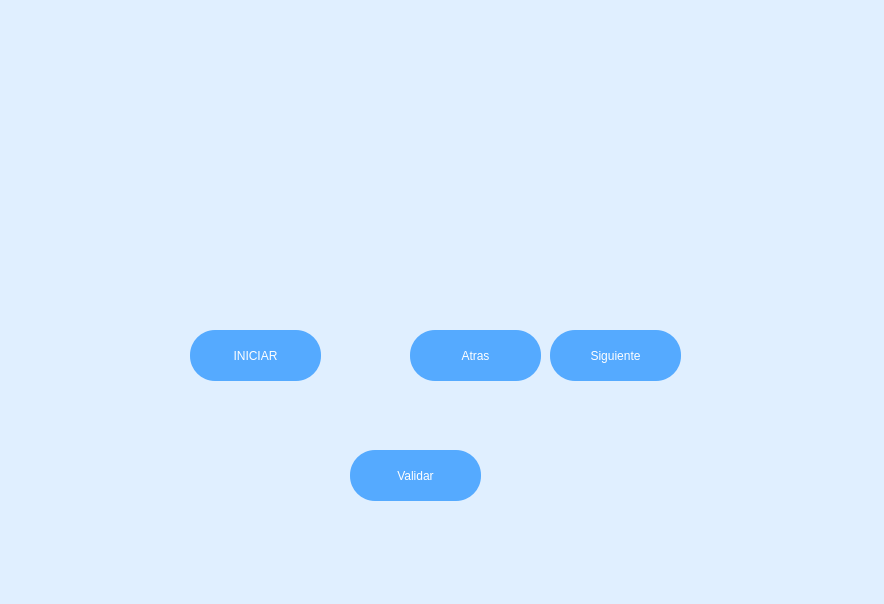
<?xml version="1.0" encoding="UTF-8"?>
<ui version="4.0">
 <class>MainWindow</class>
 <widget class="QMainWindow" name="MainWindow">
  <property name="geometry">
   <rect>
    <x>0</x>
    <y>0</y>
    <width>884</width>
    <height>604</height>
   </rect>
  </property>
  <property name="windowTitle">
   <string>MainWindow</string>
  </property>
  <property name="styleSheet">
   <string notr="true">background-color: rgb(224, 239, 255);</string>
  </property>
  <widget class="QWidget" name="centralwidget">
   <widget class="QPushButton" name="btn_iniciar">
    <property name="geometry">
     <rect>
      <x>190</x>
      <y>330</y>
      <width>131</width>
      <height>51</height>
     </rect>
    </property>
    <property name="styleSheet">
     <string notr="true">background-color: rgb(85, 170, 255);
color: rgb(255, 255, 255);
border-radius: 25px;</string>
    </property>
    <property name="text">
     <string>INICIAR</string>
    </property>
   </widget>
   <widget class="QLabel" name="imagenPc">
    <property name="geometry">
     <rect>
      <x>150</x>
      <y>160</y>
      <width>231</width>
      <height>161</height>
     </rect>
    </property>
    <property name="text">
     <string/>
    </property>
    <property name="pixmap">
     <pixmap resource="../recursos.qrc">:/Variadas/Imagenes/Eduardo.jpg</pixmap>
    </property>
    <property name="scaledContents">
     <bool>true</bool>
    </property>
   </widget>
   <widget class="QLabel" name="imagenUsu">
    <property name="geometry">
     <rect>
      <x>440</x>
      <y>160</y>
      <width>231</width>
      <height>161</height>
     </rect>
    </property>
    <property name="text">
     <string/>
    </property>
    <property name="pixmap">
     <pixmap resource="../recursos.qrc">:/Variadas/Imagenes/Eduardo.jpg</pixmap>
    </property>
    <property name="scaledContents">
     <bool>true</bool>
    </property>
   </widget>
   <widget class="QPushButton" name="btn_validar">
    <property name="geometry">
     <rect>
      <x>350</x>
      <y>450</y>
      <width>131</width>
      <height>51</height>
     </rect>
    </property>
    <property name="styleSheet">
     <string notr="true">background-color: rgb(85, 170, 255);
color: rgb(255, 255, 255);
border-radius: 25px;</string>
    </property>
    <property name="text">
     <string>Validar</string>
    </property>
   </widget>
   <widget class="QPushButton" name="btn_atras">
    <property name="geometry">
     <rect>
      <x>410</x>
      <y>330</y>
      <width>131</width>
      <height>51</height>
     </rect>
    </property>
    <property name="styleSheet">
     <string notr="true">background-color: rgb(85, 170, 255);
color: rgb(255, 255, 255);
border-radius: 25px;</string>
    </property>
    <property name="text">
     <string>Atras</string>
    </property>
   </widget>
   <widget class="QPushButton" name="btn_siguiente">
    <property name="geometry">
     <rect>
      <x>550</x>
      <y>330</y>
      <width>131</width>
      <height>51</height>
     </rect>
    </property>
    <property name="styleSheet">
     <string notr="true">background-color: rgb(85, 170, 255);
color: rgb(255, 255, 255);
border-radius: 25px;</string>
    </property>
    <property name="text">
     <string>Siguiente</string>
    </property>
   </widget>
   <widget class="QLabel" name="label_3">
    <property name="geometry">
     <rect>
      <x>710</x>
      <y>430</y>
      <width>131</width>
      <height>111</height>
     </rect>
    </property>
    <property name="text">
     <string/>
    </property>
    <property name="pixmap">
     <pixmap resource="../recursos.qrc">:/Variadas/Imagenes/LogoEquipo.jpeg</pixmap>
    </property>
    <property name="scaledContents">
     <bool>true</bool>
    </property>
   </widget>
   <widget class="QLabel" name="label_2">
    <property name="geometry">
     <rect>
      <x>700</x>
      <y>20</y>
      <width>141</width>
      <height>121</height>
     </rect>
    </property>
    <property name="text">
     <string/>
    </property>
    <property name="pixmap">
     <pixmap resource="../recursos.qrc">:/Logos/Imagenes/uat-solo-chico.png</pixmap>
    </property>
    <property name="scaledContents">
     <bool>true</bool>
    </property>
   </widget>
   <widget class="QLabel" name="label">
    <property name="geometry">
     <rect>
      <x>20</x>
      <y>20</y>
      <width>161</width>
      <height>131</height>
     </rect>
    </property>
    <property name="text">
     <string/>
    </property>
    <property name="pixmap">
     <pixmap resource="../recursos.qrc">:/Logos/Imagenes/fians.png</pixmap>
    </property>
    <property name="scaledContents">
     <bool>true</bool>
    </property>
   </widget>
  </widget>
  <widget class="QMenuBar" name="menubar">
   <property name="geometry">
    <rect>
     <x>0</x>
     <y>0</y>
     <width>884</width>
     <height>22</height>
    </rect>
   </property>
  </widget>
  <widget class="QStatusBar" name="statusbar"/>
 </widget>
 <resources>
  <include location="../recursos.qrc"/>
 </resources>
 <connections/>
</ui>
